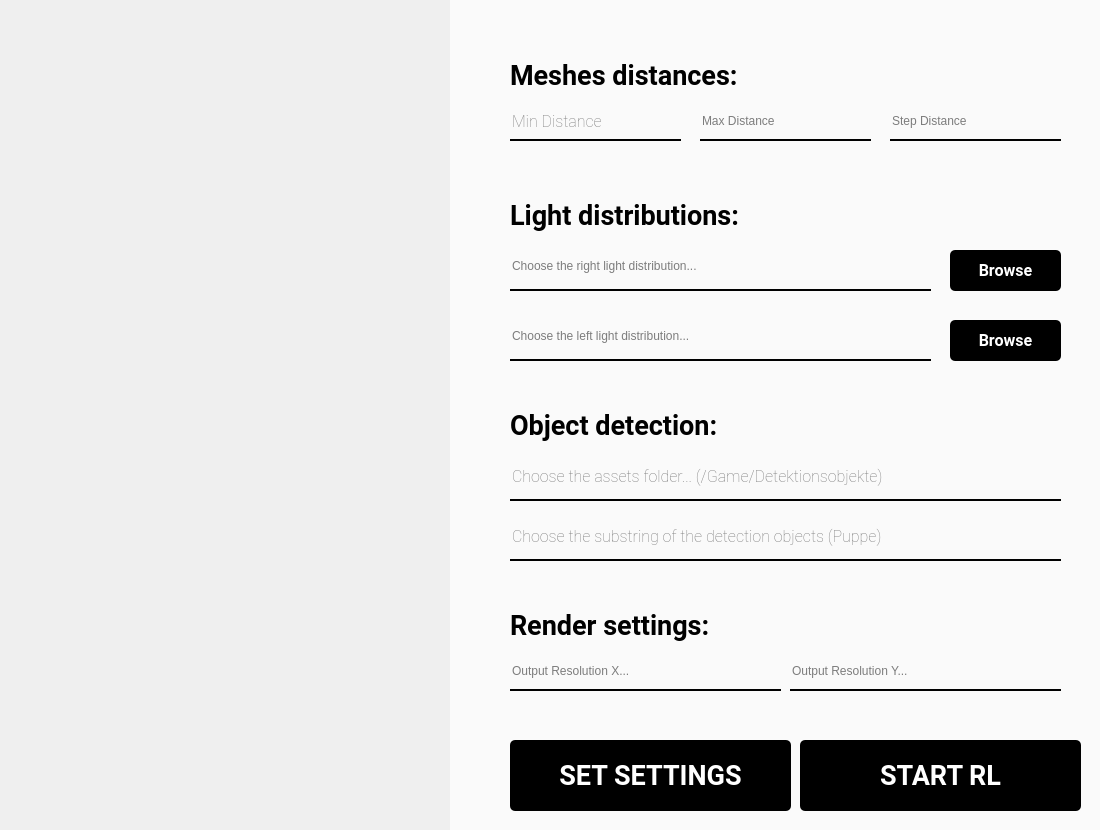
<?xml version="1.0" encoding="UTF-8"?>
<ui version="4.0">
 <class>MainWindow</class>
 <widget class="QMainWindow" name="MainWindow">
  <property name="geometry">
   <rect>
    <x>0</x>
    <y>0</y>
    <width>1100</width>
    <height>830</height>
   </rect>
  </property>
  <property name="windowTitle">
   <string>MainWindow</string>
  </property>
  <widget class="QWidget" name="centralwidget">
   <widget class="QWidget" name="widget" native="true">
    <property name="geometry">
     <rect>
      <x>0</x>
      <y>0</y>
      <width>1100</width>
      <height>830</height>
     </rect>
    </property>
    <property name="styleSheet">
     <string notr="true">QPushButton#Browse_btn_1{
	background-color:  #000000;
	color:#fff;
	border-radius:5px;
}

QPushButton#Browse_btn_1:hover{
	background-color: #1c1f23;
}

QPushButton#Browse_btn_1:pressed{
	padding-left:5px;
	padding-top:5px;
	background-color:#0e1856;
}

QPushButton#Browse_btn_2{
	background-color:  #000000;
	color:#fff;
	border-radius:5px;
}

QPushButton#Browse_btn_2:hover{
	background-color: #1c1f23;
}

QPushButton#Browse_btn_2:pressed{
	padding-left:5px;
	padding-top:5px;
	background-color:#0e1856;
}

QPushButton#SetSettings_btn{
	background-color:  #000000;
	color:#fff;
	border-radius:5px;
}

QPushButton#SetSettings_btn:hover{
	background-color: #1c1f23;
}

QPushButton#SetSettings_btn:pressed{
	padding-left:5px;
	padding-top:5px;
	background-color:#0e1856;
}

QPushButton#Start_RL_btn{
	background-color:  #000000;
	color:#fff;
	border-radius:5px;
}

QPushButton#Start_RL_btn:hover{
	background-color: #1c1f23;
}

QPushButton#Start_RL_btn:pressed{
	padding-left:5px;
	padding-top:5px;
	background-color:#0e1856;
}</string>
    </property>
    <widget class="QLabel" name="Background_Rechts">
     <property name="geometry">
      <rect>
       <x>450</x>
       <y>0</y>
       <width>650</width>
       <height>850</height>
      </rect>
     </property>
     <property name="styleSheet">
      <string notr="true">background-color:#FAFAFA;</string>
     </property>
     <property name="text">
      <string/>
     </property>
    </widget>
    <widget class="QLabel" name="Meshes_Distances">
     <property name="geometry">
      <rect>
       <x>510</x>
       <y>50</y>
       <width>281</width>
       <height>51</height>
      </rect>
     </property>
     <property name="font">
      <font>
       <family>Roboto</family>
       <pointsize>20</pointsize>
       <weight>75</weight>
       <bold>true</bold>
      </font>
     </property>
     <property name="styleSheet">
      <string notr="true">color: #000000;</string>
     </property>
     <property name="text">
      <string>Meshes distances:</string>
     </property>
    </widget>
    <widget class="QLineEdit" name="Min_Distance">
     <property name="geometry">
      <rect>
       <x>510</x>
       <y>110</y>
       <width>171</width>
       <height>31</height>
      </rect>
     </property>
     <property name="font">
      <font>
       <family>Roboto</family>
       <pointsize>12</pointsize>
       <weight>3</weight>
       <italic>false</italic>
       <bold>false</bold>
      </font>
     </property>
     <property name="styleSheet">
      <string notr="true">background-color:rgba(0, 0, 0, 0);
border:none;
border-bottom:2px solid #000000;
color:#000000;
font: 25 12pt &quot;Roboto&quot;;
padding-bottom:7px;

</string>
     </property>
     <property name="placeholderText">
      <string>Min Distance</string>
     </property>
    </widget>
    <widget class="QLineEdit" name="Max_Distance">
     <property name="geometry">
      <rect>
       <x>700</x>
       <y>110</y>
       <width>171</width>
       <height>31</height>
      </rect>
     </property>
     <property name="styleSheet">
      <string notr="true">background-color:rgba(0, 0, 0, 0);
border:none;
border-bottom:2px solid #000000;
color:#000000;
font: 25 12pt &quot;Roboto&quot;;
padding-bottom:7px;

</string>
     </property>
     <property name="placeholderText">
      <string>Max Distance</string>
     </property>
    </widget>
    <widget class="QLineEdit" name="Step_Distance">
     <property name="geometry">
      <rect>
       <x>890</x>
       <y>110</y>
       <width>171</width>
       <height>31</height>
      </rect>
     </property>
     <property name="styleSheet">
      <string notr="true">background-color:rgba(0, 0, 0, 0);
border:none;
border-bottom:2px solid #000000;
color:#000000;
font: 25 12pt &quot;Roboto&quot;;
padding-bottom:7px;

</string>
     </property>
     <property name="placeholderText">
      <string>Step Distance</string>
     </property>
    </widget>
    <widget class="QLabel" name="Light_Distributions">
     <property name="geometry">
      <rect>
       <x>510</x>
       <y>190</y>
       <width>291</width>
       <height>51</height>
      </rect>
     </property>
     <property name="font">
      <font>
       <family>Roboto</family>
       <pointsize>20</pointsize>
       <weight>75</weight>
       <bold>true</bold>
      </font>
     </property>
     <property name="styleSheet">
      <string notr="true">color:#000000;</string>
     </property>
     <property name="text">
      <string>Light distributions:</string>
     </property>
    </widget>
    <widget class="QLineEdit" name="Right_Light">
     <property name="geometry">
      <rect>
       <x>510</x>
       <y>250</y>
       <width>421</width>
       <height>41</height>
      </rect>
     </property>
     <property name="styleSheet">
      <string notr="true">background-color:rgba(0, 0, 0, 0);
border:none;
border-bottom:2px solid #000000;
color:#000000;
font: 25 12pt &quot;Roboto&quot;;
padding-bottom:7px;

</string>
     </property>
     <property name="placeholderText">
      <string>Choose the right light distribution...</string>
     </property>
    </widget>
    <widget class="QLineEdit" name="Left_Light">
     <property name="geometry">
      <rect>
       <x>510</x>
       <y>320</y>
       <width>421</width>
       <height>41</height>
      </rect>
     </property>
     <property name="styleSheet">
      <string notr="true">background-color:rgba(0, 0, 0, 0);
border:none;
border-bottom:2px solid #000000;
color:#000000;
font: 25 12pt &quot;Roboto&quot;;
padding-bottom:7px;

</string>
     </property>
     <property name="placeholderText">
      <string>Choose the left light distribution...</string>
     </property>
    </widget>
    <widget class="QPushButton" name="Browse_btn_1">
     <property name="geometry">
      <rect>
       <x>950</x>
       <y>250</y>
       <width>111</width>
       <height>41</height>
      </rect>
     </property>
     <property name="font">
      <font>
       <family>Roboto</family>
       <pointsize>12</pointsize>
       <weight>75</weight>
       <bold>true</bold>
      </font>
     </property>
     <property name="text">
      <string>Browse</string>
     </property>
    </widget>
    <widget class="QPushButton" name="Browse_btn_2">
     <property name="geometry">
      <rect>
       <x>950</x>
       <y>320</y>
       <width>111</width>
       <height>41</height>
      </rect>
     </property>
     <property name="font">
      <font>
       <family>Roboto</family>
       <pointsize>12</pointsize>
       <weight>75</weight>
       <bold>true</bold>
      </font>
     </property>
     <property name="text">
      <string>Browse</string>
     </property>
    </widget>
    <widget class="QLabel" name="Detection_Objects">
     <property name="geometry">
      <rect>
       <x>510</x>
       <y>400</y>
       <width>271</width>
       <height>51</height>
      </rect>
     </property>
     <property name="font">
      <font>
       <family>Roboto</family>
       <pointsize>20</pointsize>
       <weight>75</weight>
       <bold>true</bold>
      </font>
     </property>
     <property name="styleSheet">
      <string notr="true">color:#000000;</string>
     </property>
     <property name="text">
      <string>Object detection:</string>
     </property>
    </widget>
    <widget class="QLineEdit" name="Assets_Folder">
     <property name="geometry">
      <rect>
       <x>510</x>
       <y>460</y>
       <width>551</width>
       <height>41</height>
      </rect>
     </property>
     <property name="font">
      <font>
       <family>Roboto</family>
       <pointsize>12</pointsize>
       <weight>3</weight>
       <italic>false</italic>
       <bold>false</bold>
      </font>
     </property>
     <property name="styleSheet">
      <string notr="true">background-color:rgba(0, 0, 0, 0);
border:none;
border-bottom:2px solid #000000;
color:#000000;
font: 25 12pt &quot;Roboto&quot;;
padding-bottom:7px;

</string>
     </property>
     <property name="placeholderText">
      <string>Choose the assets folder... (/Game/Detektionsobjekte)</string>
     </property>
    </widget>
    <widget class="QLineEdit" name="Substring_Detection">
     <property name="geometry">
      <rect>
       <x>510</x>
       <y>520</y>
       <width>551</width>
       <height>41</height>
      </rect>
     </property>
     <property name="font">
      <font>
       <family>Roboto</family>
       <pointsize>12</pointsize>
       <weight>3</weight>
       <italic>false</italic>
       <bold>false</bold>
      </font>
     </property>
     <property name="styleSheet">
      <string notr="true">background-color:rgba(0, 0, 0, 0);
border:none;
border-bottom:2px solid #000000;
color:#000000;
font: 25 12pt &quot;Roboto&quot;;
padding-bottom:7px;

</string>
     </property>
     <property name="placeholderText">
      <string>Choose the substring of the detection objects (Puppe)</string>
     </property>
    </widget>
    <widget class="QLabel" name="Render_Settings">
     <property name="geometry">
      <rect>
       <x>510</x>
       <y>600</y>
       <width>241</width>
       <height>51</height>
      </rect>
     </property>
     <property name="font">
      <font>
       <family>Roboto</family>
       <pointsize>20</pointsize>
       <weight>75</weight>
       <bold>true</bold>
      </font>
     </property>
     <property name="styleSheet">
      <string notr="true">color:#000000;</string>
     </property>
     <property name="text">
      <string>Render settings:</string>
     </property>
    </widget>
    <widget class="QLineEdit" name="Resolution_X">
     <property name="geometry">
      <rect>
       <x>510</x>
       <y>660</y>
       <width>271</width>
       <height>31</height>
      </rect>
     </property>
     <property name="styleSheet">
      <string notr="true">background-color:rgba(0, 0, 0, 0);
border:none;
border-bottom:2px solid #000000;
color:#000000;
font: 25 12pt &quot;Roboto&quot;;
padding-bottom:7px;

</string>
     </property>
     <property name="placeholderText">
      <string>Output Resolution X...</string>
     </property>
    </widget>
    <widget class="QLineEdit" name="Resolution_Y">
     <property name="geometry">
      <rect>
       <x>790</x>
       <y>660</y>
       <width>271</width>
       <height>31</height>
      </rect>
     </property>
     <property name="styleSheet">
      <string notr="true">background-color:rgba(0, 0, 0, 0);
border:none;
border-bottom:2px solid #000000;
color:#000000;
font: 25 12pt &quot;Roboto&quot;;
padding-bottom:7px;

</string>
     </property>
     <property name="placeholderText">
      <string>Output Resolution Y...</string>
     </property>
    </widget>
    <widget class="QPushButton" name="SetSettings_btn">
     <property name="geometry">
      <rect>
       <x>510</x>
       <y>740</y>
       <width>281</width>
       <height>71</height>
      </rect>
     </property>
     <property name="font">
      <font>
       <family>Roboto</family>
       <pointsize>20</pointsize>
       <weight>75</weight>
       <bold>true</bold>
      </font>
     </property>
     <property name="text">
      <string>SET SETTINGS</string>
     </property>
    </widget>
    <widget class="QLabel" name="Background_Left">
     <property name="geometry">
      <rect>
       <x>0</x>
       <y>0</y>
       <width>451</width>
       <height>850</height>
      </rect>
     </property>
     <property name="styleSheet">
      <string notr="true">background-image: url(:/image/Background.png);</string>
     </property>
     <property name="text">
      <string/>
     </property>
     <property name="pixmap">
      <pixmap resource="res.qrc">:/image/Background.png</pixmap>
     </property>
     <property name="scaledContents">
      <bool>true</bool>
     </property>
    </widget>
    <widget class="QLabel" name="iPeG_logo">
     <property name="geometry">
      <rect>
       <x>110</x>
       <y>750</y>
       <width>231</width>
       <height>51</height>
      </rect>
     </property>
     <property name="styleSheet">
      <string notr="true"/>
     </property>
     <property name="text">
      <string/>
     </property>
     <property name="pixmap">
      <pixmap resource="res.qrc">:/image/IPeG_Logo.png</pixmap>
     </property>
     <property name="scaledContents">
      <bool>true</bool>
     </property>
    </widget>
    <widget class="QPushButton" name="Start_RL_btn">
     <property name="geometry">
      <rect>
       <x>800</x>
       <y>740</y>
       <width>281</width>
       <height>71</height>
      </rect>
     </property>
     <property name="font">
      <font>
       <family>Roboto</family>
       <pointsize>20</pointsize>
       <weight>75</weight>
       <bold>true</bold>
      </font>
     </property>
     <property name="text">
      <string>START RL</string>
     </property>
    </widget>
    <zorder>Background_Rechts</zorder>
    <zorder>Background_Left</zorder>
    <zorder>SetSettings_btn</zorder>
    <zorder>iPeG_logo</zorder>
    <zorder>Min_Distance</zorder>
    <zorder>Meshes_Distances</zorder>
    <zorder>Step_Distance</zorder>
    <zorder>Max_Distance</zorder>
    <zorder>Light_Distributions</zorder>
    <zorder>Browse_btn_2</zorder>
    <zorder>Left_Light</zorder>
    <zorder>Browse_btn_1</zorder>
    <zorder>Right_Light</zorder>
    <zorder>Detection_Objects</zorder>
    <zorder>Assets_Folder</zorder>
    <zorder>Substring_Detection</zorder>
    <zorder>Resolution_Y</zorder>
    <zorder>Resolution_X</zorder>
    <zorder>Render_Settings</zorder>
    <zorder>Start_RL_btn</zorder>
   </widget>
  </widget>
 </widget>
 <resources>
  <include location="res.qrc"/>
 </resources>
 <connections/>
</ui>
